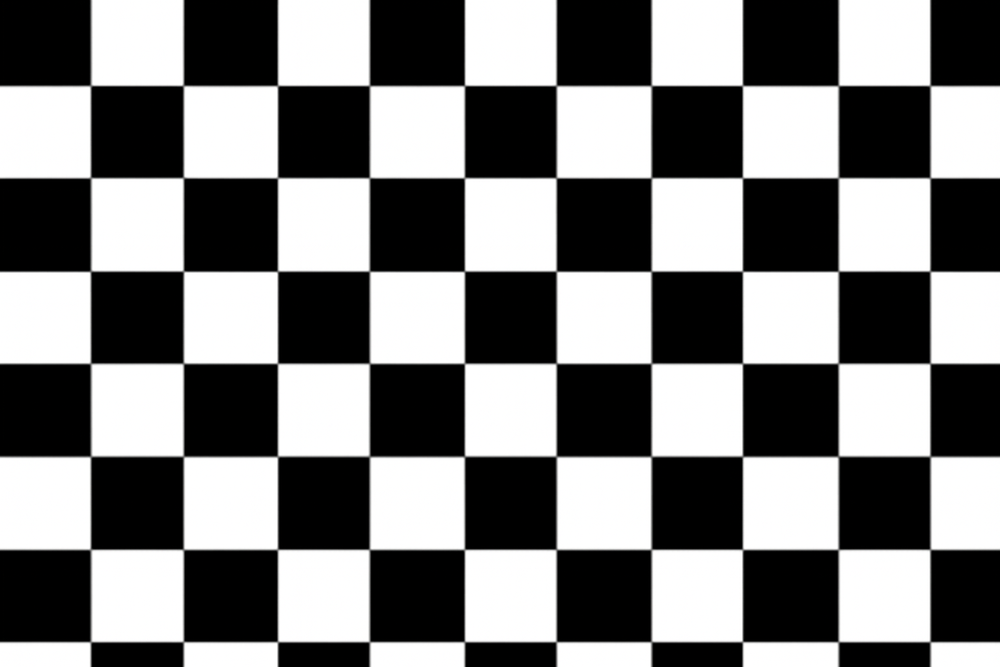
#> input picture Opecv401/04_OZNITELIK_SAPTAMA_TANIMLAMA/03_CORNER_DETECTION_HARRIS/chessboard.png, 1000 x 667 px, shrunk from 1536 x 1024 before the run
$ python corner_detection_harris.py
#> lines starting #> are read from the running program, lines starting #| are printed output that depends on the picture; after the words box and inside, x2 and y2 are one past the last pixel; in counts of white or black regions, pixels touching at a corner belong together
import cv2 as cv
import numpy as np

src = cv.imread("chessboard.png")
#> src is the input picture: shape (667, 1000, 3); mean B, G, R 126.3, 126.4, 126.4

def harris(image):
    blockSize = 2
    apertureSize = 3
    k = 0.04

    gray = cv.cvtColor(image,cv.COLOR_BGR2GRAY)
    dst  = cv.cornerHarris(gray,blockSize,apertureSize,k)
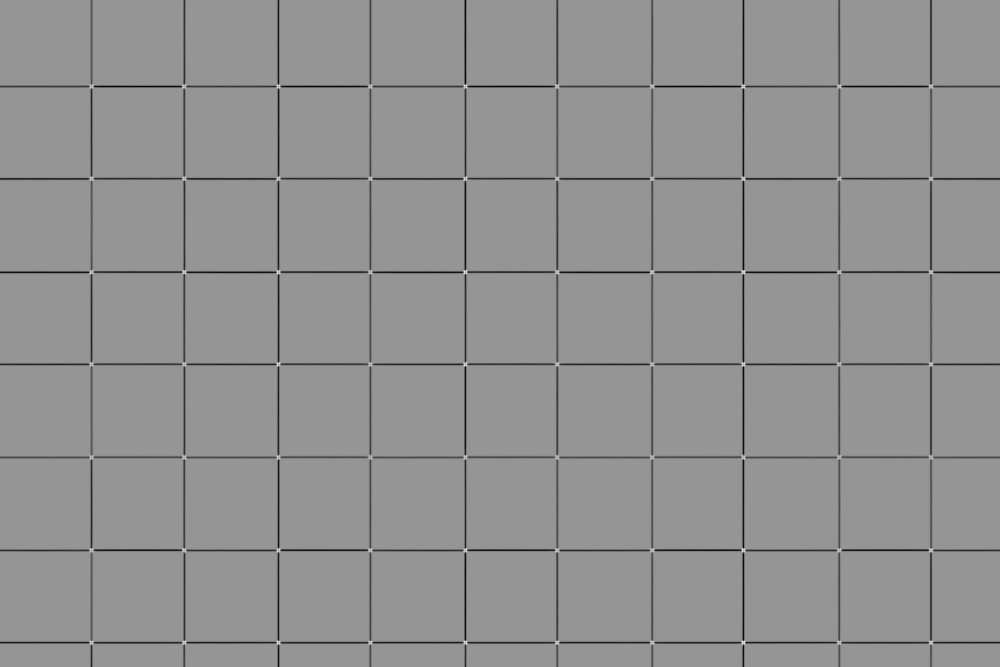
#> dst: shape (667, 1000) float32; min -0.0113, max 0.00801, mean -0.000265; drawn with min black and max white
    dst_norm = np.empty(dst.shape,dtype=np.float32)
    cv.normalize(dst,dst_norm,alpha=0,beta=255,norm_type=cv.NORM_MINMAX)

    for i in range(dst_norm.shape[0]):
        for j in range(dst_norm.shape[1]):
            if dst_norm[i, j] > 200:
                cv.circle(image,(j,i),2,(0,255,0),2)
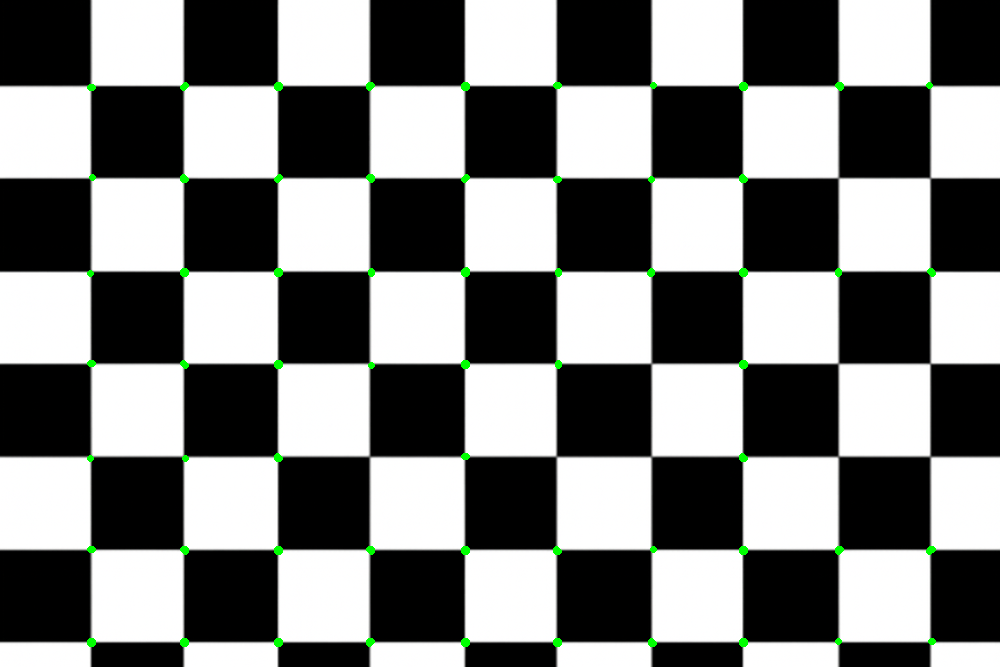
#> image: shape (667, 1000, 3); 0.52% of pixels changed, all inside (x1, y1, x2, y2) = (87, 82, 936, 647)

    return image

result = harris(src)
cv.imshow("result",result)
cv.waitKey(0)
